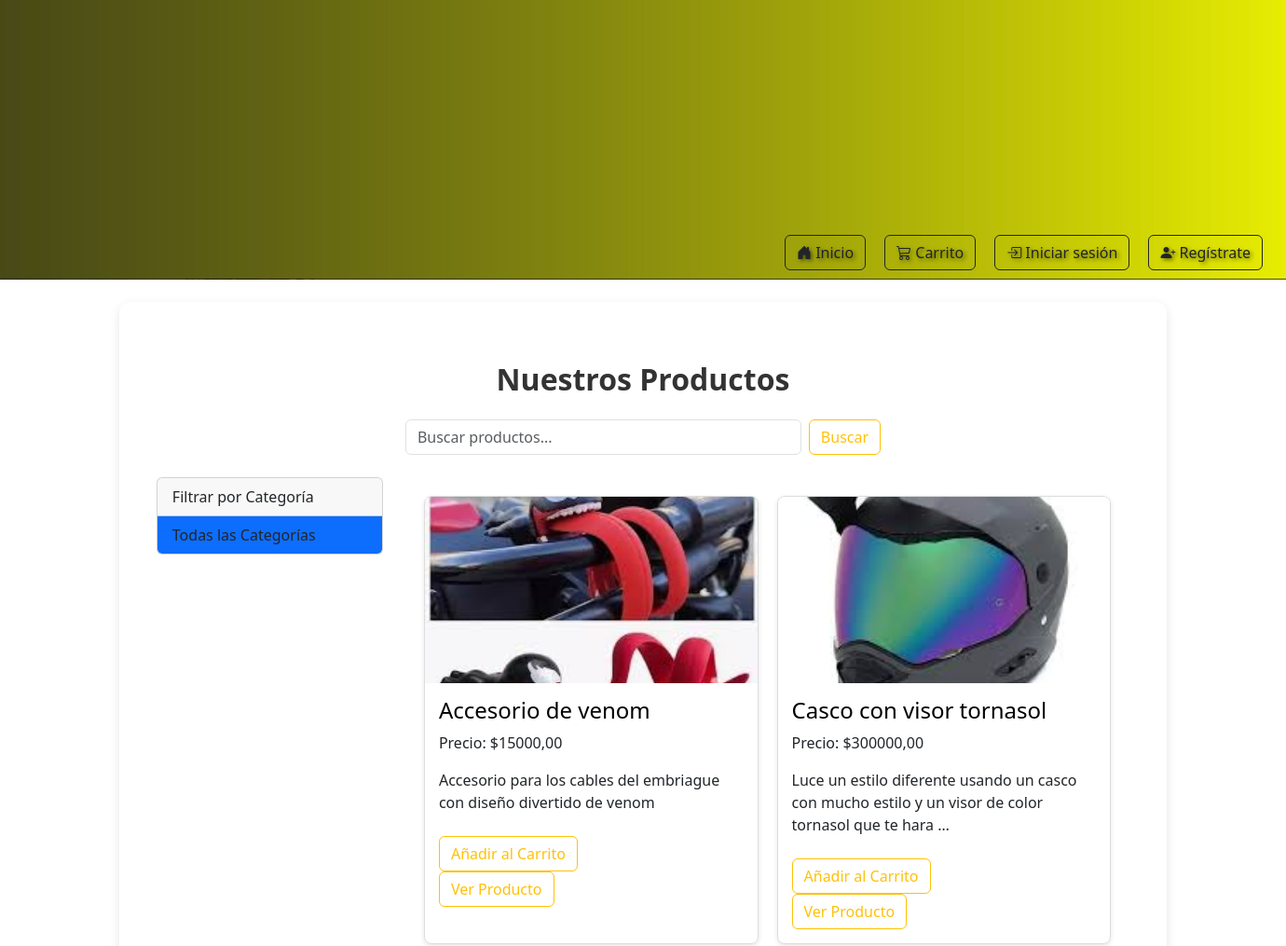
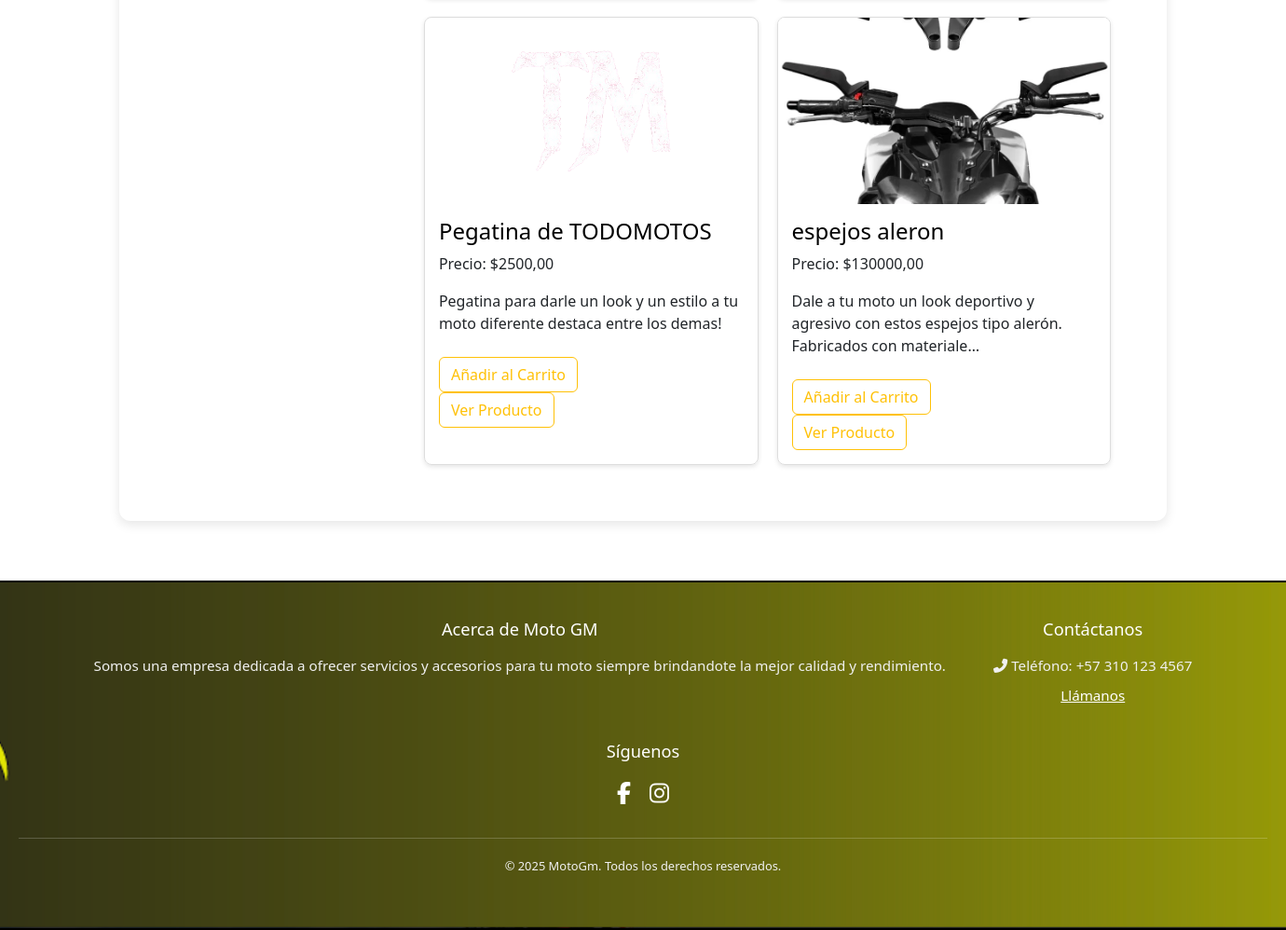
Before: /productos/ with the older database file (2 pictures, top to bottom).
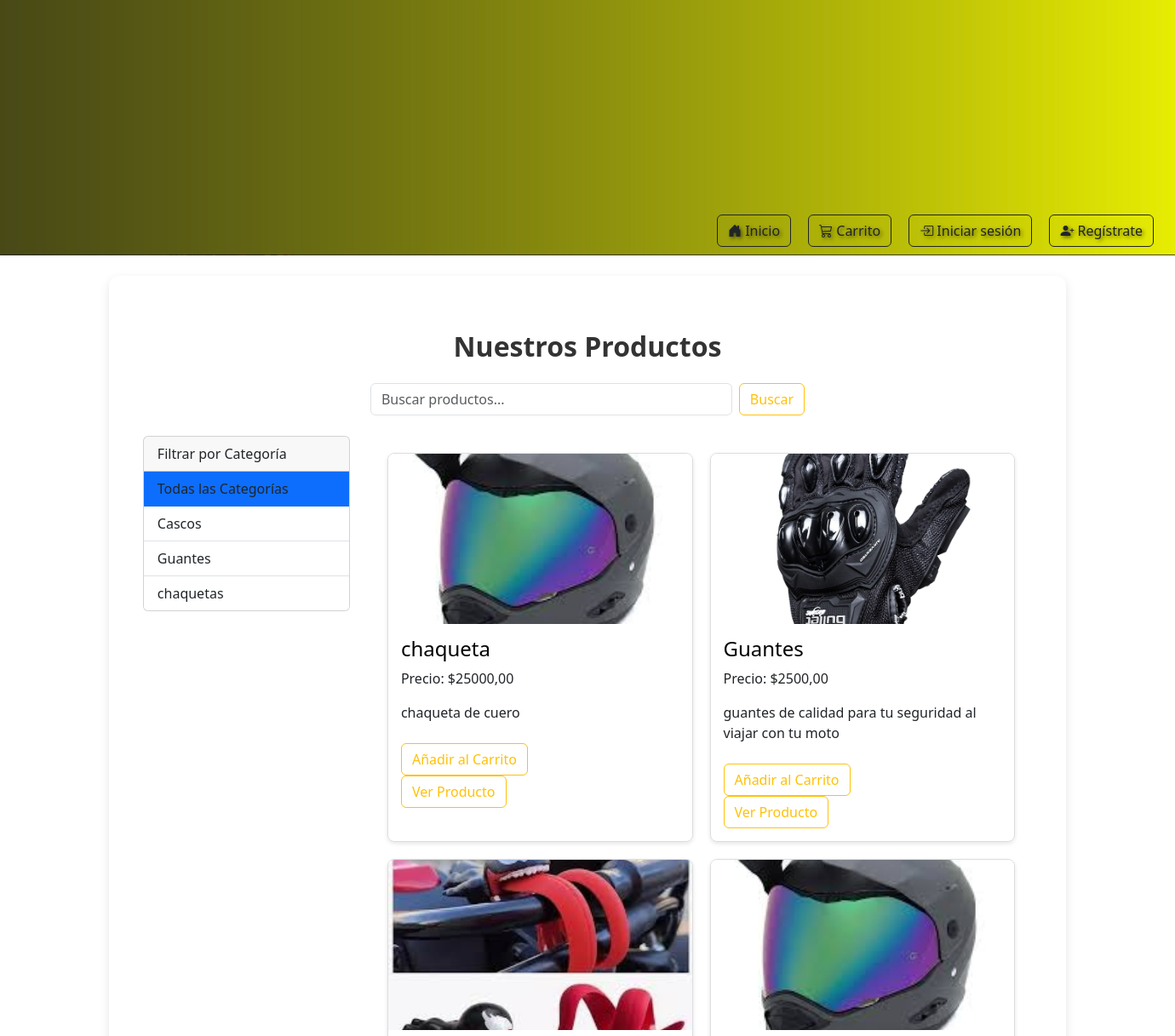
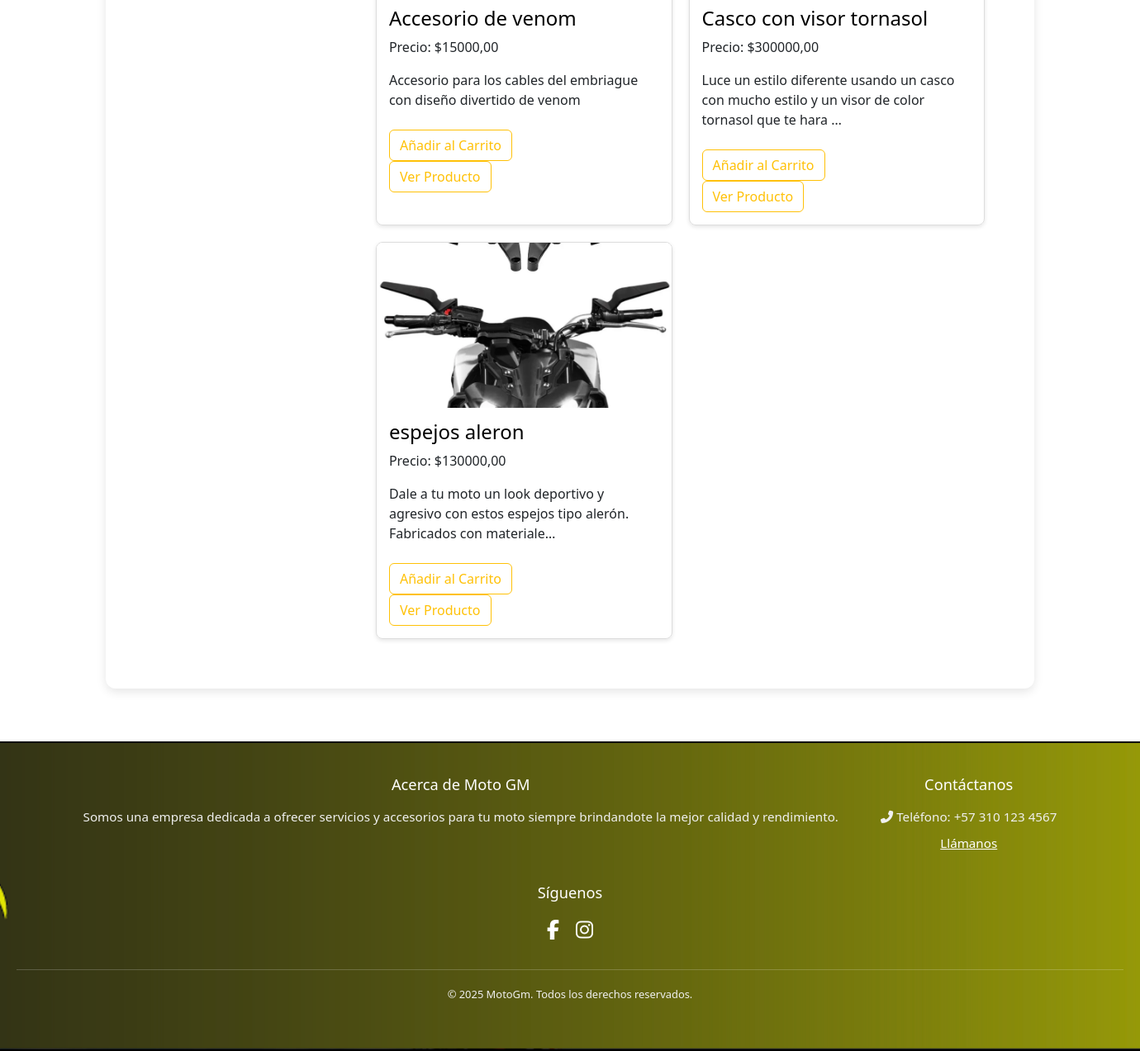
After: the same page with the newer database file (2 pictures, top to bottom).
### productos/models.py (models this page shows, shortened)
class Producto(models.Model):
    nombre = models.CharField(max_length=200)
    descripcion = models.TextField()
    precio = models.DecimalField(max_digits=10, decimal_places=2)
    imagen = models.ImageField(upload_to='productos/', null=True, blank=True) # Las imágenes se guardarán en media/productos/
    stock = models.IntegerField(default=0)
    disponible = models.BooleanField(default=True)
    fecha_creacion = models.DateTimeField(auto_now_add=True)
    ultima_actualizacion = models.DateTimeField(auto_now=True)
    categoria = models.ForeignKey(Categoria, on_delete=models.SET_NULL, null=True, blank=True, related_name='productos')
    class Meta:
        ordering = ['nombre'] # Ordena los productos por nombre por defecto

### dashboard_admin/models.py (models this page shows, shortened)
class Categoria(models.Model):
    nombre = models.CharField(max_length=100, unique=True, verbose_name="Nombre de la Categoría")
    descripcion = models.TextField(blank=True, null=True, verbose_name="Descripción")
    fecha_creacion = models.DateTimeField(auto_now_add=True, verbose_name="Fecha de Creación")
    fecha_actualizacion = models.DateTimeField(auto_now=True, verbose_name="Fecha de Última Actualización")
    class Meta:
        verbose_name = "Categoría"
        verbose_name_plural = "Categorías"
        ordering = ['nombre'] # Ordenar categorías por nombre por defecto

### productos/views.py (the view)
# urls.py: path('', views.lista_productos, name='lista_productos'),  # Ruta para listar productos
def lista_productos(request, category_id=None):
    query = request.GET.get('q')
    productos = Producto.objects.filter(disponible=True)
    if category_id:
        productos = productos.filter(categoria__id=category_id)
    if query:
        productos = productos.filter(
            Q(nombre__icontains=query) | Q(descripcion__icontains=query)
        ).distinct() # Usamos distinct para evitar duplicados si un producto coincide en ambos campos
    productos = productos.order_by('-fecha_creacion')
    categorias = Categoria.objects.all().order_by('nombre')
    context = {
        'productos': productos,
        'categorias': categorias, # Pasamos todas las categorías al contexto
        'selected_category_id': category_id, # Pasamos el ID de la categoría seleccionada (si hay una)
        'query': query # Pasamos el término de búsqueda al contexto para mostrarlo en la barra
    }
    return render(request, 'productos/lista_productos.html', context)

### productos/context_processors.py (called while the page is built)
def cart_item_count(request):
    cart_count = 0
    if request.user.is_authenticated:
        cart_count = CarritoItem.objects.filter(usuario=request.user).count() # o .aggregate(Sum('cantidad'))['cantidad__sum'] si quieres sumar las cantidades
    return {'cart_count': cart_count}

### productos/templates/productos/lista_productos.html (shortened to what this page needs)
{% extends 'core/base.html' %}
{% load static %}
{% block content %}
<div class="main-content">
    <div class="container my-4">
        <h1 class="text-center my-4">Nuestros Productos</h1>
        <div class="row justify-content-center mb-4">
            <div class="col-md-6">
                <form action="{% url 'productos:lista_productos' %}" method="get" class="d-flex">
                    <input type="text" name="q" class="form-control me-2" placeholder="Buscar productos..." value="{{ query|default:'' }}">
                    <button type="submit" class="btn btn-outline-warning">Buscar</button>
                </form>
            </div>
        </div>
        <div class="row">
            <div class="col-md-3">
                <div class="card">
                    <div class="card-header">
                        Filtrar por Categoría
                    </div>
                    <ul class="list-group list-group-flush">
                        <li class="list-group-item {% if not selected_category_id %}active{% endif %}">
                            <a href="{% url 'productos:lista_productos' %}" class="text-decoration-none text-dark">Todas las Categorías</a>
                        </li>
                        {% for categoria in categorias %}
                            <li class="list-group-item {% if selected_category_id == categoria.id %}active{% endif %}">
                                <a href="{% url 'productos:lista_productos_by_category' category_id=categoria.id %}" class="text-decoration-none text-dark">
                                    {{ categoria.nombre }}
                                </a>
                            </li>
                        {% endfor %}
                    </ul>
                </div>
            </div>
            <div class="col-md-9">
                {% if productos %}
                    <div class="product-grid">
                        {% for producto in productos %}
                            <div class="product-card">
                                {% if producto.imagen %}
                                    <img src="{{ producto.imagen.url }}" alt="{{ producto.nombre }}">
                                {% else %}
                                    <img src="https://via.placeholder.com/300x200?text=Sin+Imagen" alt="Producto sin imagen">
                                {% endif %}
                                <div class="product-info">
                                    <h4><a href="{% url 'productos:detalle_producto' producto.pk %}">{{ producto.nombre }}</a></h4>
                                    <p>Precio: ${{ producto.precio }}</p>
                                    <p>{{ producto.descripcion|truncatechars:100 }}</p>
                                    <form class="add-to-cart-form" data-product-id="{{ producto.pk }}" action="{% url 'productos:add_to_cart' producto.pk %}" method="post">
                                        <button type="submit" class="btn btn-outline-warning mt-2">Añadir al Carrito</button>
                                    </form>
                                    <a href="{% url 'productos:detalle_producto' producto.pk %}" class="btn btn-outline-warning">Ver Producto</a>
                                </div>
                            </div>
                        {% endfor %}
                    </div>
                {% else %}
                    <div class="alert alert-info" role="alert">
                        No se encontraron productos.
                    </div>
                {% endif %}
            </div>
        </div>
    </div>
</div>
{% endblock content %}

### core/templates/core/base.html (shortened to what this page needs)
{% load static %}
<!DOCTYPE html>
<html lang="es">
<head>
    <link rel="stylesheet" href="https://cdnjs.cloudflare.com/ajax/libs/font-awesome/6.5.2/css/all.min.css" xintegrity="sha512-SnH5WK+bZxgPHs44uWIX+LLJAJ9/2PkPKZ5QiAj6Ta86w+fsb2TkcmfRyVX3pBnMFcV7oQPJkl9QevSCWr3W6A==" />
    <link href="https://cdn.jsdelivr.net/npm/bootstrap@5.3.7/dist/css/bootstrap.min.css" rel="stylesheet" xintegrity="sha384-LN+7fdVzj6u52u30Kp6M/trliBMCMKTyK833zpbD+pXdCLuTusPj697FH4R/5mcr">
    <link rel="stylesheet" href="{% static 'core/stylecore.css' %}">
    <link rel="stylesheet" href="https://cdn.jsdelivr.net/npm/bootstrap-icons@1.13.1/font/bootstrap-icons.min.css">
</head>
<body>
    <div class="container1">
        <div class="top-banner">
            <div class="banner-content">
            </div>
        </div>
        <div class="banner-buttons">
            <a href="{% url 'landing_page' %}" class="btn btn-outline-dark">
                <i class="bi bi-house-door-fill"></i> Inicio
            </a>
            <a href="{% url 'productos:view_cart' %}" class="btn btn-outline-dark position-relative">
                <i class="bi bi-cart3"></i> Carrito
            </a>
            {% if user.is_authenticated %}
                <div class="dropdown">
                    <a class="btn btn-outline-dark dropdown-toggle" href="#" role="button" id="userDropdown" data-bs-toggle="dropdown" aria-expanded="false">
                        <i class="bi bi-person-fill"></i> {{ user.username }}
                    </a>
                    <ul class="dropdown-menu dropdown-menu-end" aria-labelledby="userDropdown">
                        <li>
                            <a class="dropdown-item" href="{% url 'productos:mis_pedidos' %}">
                                <i class="bi bi-box-seam-fill me-2"></i> Mis Pedidos
                            </a>
                        </li>
                        <li>
                            <a class="dropdown-item" href="{% url 'productos:mi_cuenta' %}">
                                <i class="bi bi-person-circle me-2"></i> Mi Cuenta
                            </a>
                        </li>
                        <li>
                            <a class="dropdown-item" href="{% url 'dashboard_admin:dashboard_home' %}">
                                <i class="bi bi-speedometer2 me-2"></i> Dashboard
                            </a>
                        </li>
                        <li><hr class="dropdown-divider"></li>
                        <li>
                            <a class="dropdown-item" href="{% url 'logout' %}">
                                <i class="bi bi-box-arrow-right me-2"></i> Cerrar Sesión
                            </a>
                        </li>
                    </ul>
                </div>
            {% else %}
                <a href="{% url 'login' %}" class="btn btn-outline-dark">
                    <i class="bi bi-box-arrow-in-right"></i> Iniciar sesión
                </a>
                <a href="{% url 'register' %}" class="btn btn-outline-dark">
                    <i class="bi bi-person-plus-fill"></i> Regístrate
                </a>
            {% endif %}
        </div>
    </div>
    <div class="main-content">
        {% block content %}
        {% endblock content %}
    </div>
    <footer class="main-footer">
        <div class="footer-content">
            <div class="footer-description">
                <h3>Acerca de Moto GM</h3>
                <p>Somos una empresa dedicada a ofrecer servicios y accesorios para tu moto siempre brindandote la mejor calidad y rendimiento.</p>
            </div>
            <div class="footer-contact">
                <h3>Contáctanos</h3>
                <p><i class="fas fa-phone-alt"></i> Teléfono: +57 310 123 4567</p>
                <p><a href="tel:+573101234567" class="phone-link">Llámanos</a></p>
            </div>
            <div class="footer-social">
                <h3>Síguenos</h3>
                <div class="social-icons">
                    <a href="https://facebook.com/tu_emprendimiento" target="_blank" aria-label="Facebook"><i class="fab fa-facebook-f"></i></a>
                    <a href="https://instagram.com/tu_emprendimiento" target="_blank" aria-label="Instagram"><i class="fab fa-instagram"></i></a>
                </div>
            </div>
        </div>
        <div class="footer-bottom">
            <p>&copy; 2025 MotoGm. Todos los derechos reservados.</p>
        </div>
    </footer>
</body>
</html>

### core/static/core/stylecore.css (style rules this page uses)
.main-content { display: flex; flex-direction: column; justify-content: center; align-items: center; min-height: calc(100vh - 300px - 200px); padding: 20px; }
.top-banner { padding: 10px 20px; color: white; }
.banner-content { display: flex; justify-content: space-between; align-items: center; }
.container1 { background-image: url('/static/core/img/colorbanner.png'); background-size: cover; background-position: center; background-repeat: no-repeat; height: 300px; display: flex; flex-direction: column; justify-content: center; align-items: center; color: white; text-shadow: 2px 2px 4px rgba(0, 0, 0, 0.5); padding: 20px; }
.container1 .btn { margin: 10px 5px; }
.banner-buttons { position: absolute; bottom: 0px; right: 20px; display: flex; gap: 10px; }
.container1 { position: relative; }
.main-content { padding-top: 0px; padding-bottom: 20px; }
.product-grid { display: grid; grid-template-columns: repeat(auto-fit, minmax(250px, 1fr)); gap: 20px; padding: 20px; }
.product-card { border: 1px solid #ddd; border-radius: 8px; overflow: hidden; box-shadow: 0 2px 5px rgba(0,0,0,0.1); transition: transform 0.2s; }
.product-card img { width: 100%; height: 200px; object-fit: cover; }
.product-info { padding: 15px; }
.product-info h4 a { color: #000 ; text-decoration: none; }
.main-footer { background-image: url('/static/core/img/colorbanner.png'); background-color: #000; border-top: 2px solid #000; border-bottom: 2px solid #000; padding: 40px 20px; font-size: 0.95em; color: white; position: relative; background-size: cover; background-repeat: no-repeat; background-position: left; }
.main-footer::before { content: ""; position: absolute; top: 0; left: 0; width: 100%; height: 100%; background: rgba(0, 0, 0, 0.1); z-index: 0; }
.main-footer > * { position: relative; z-index: 1; }
.footer-content { display: flex; flex-wrap: wrap; justify-content: space-around; max-width: 1200px; margin: 0 auto; gap: 30px; text-align: left; }
.main-footer h3 { color: white; margin-bottom: 15px; font-size: 1.2em; text-align: center; }
.footer-description p, .footer-contact p { color: #f0f0f0; margin-bottom: 8px; line-height: 1.6; text-align: center; }
.footer-contact .phone-link { color: white; text-decoration: underline; transition: color 0.3s ease; }
.social-icons { display: flex; justify-content: center; margin-top: 15px; }
.social-icons a { color: white; font-size: 24px; margin: 0 10px; transition: color 0.3s ease; }
.footer-bottom { text-align: center; margin-top: 30px; padding-top: 20px; border-top: 1px solid rgba(255, 255, 255, 0.2); font-size: 0.85em; color: #f0f0f0; }
.container { background-color: #fff; padding: 40px; border-radius: 12px; box-shadow: 0 4px 12px rgba(0,0,0,0.1); max-width: 1200px; margin: auto; }
.container h1 { font-size: 2em; font-weight: bold; color: #333; }

Changed rows visible on the page:
removed Producto: imagen (picture), nombre "Pegatina de TODOMOTOS", precio "2500,00", descripcion "Pegatina para darle un look y un estilo a tu moto diferente destaca entre los demas!"
added Categoria: nombre "Cascos"
added Categoria: nombre "Guantes"
added Categoria: nombre "chaquetas"
added Producto: imagen (picture), nombre "chaqueta", precio "25000,00", descripcion "chaqueta de cuero"
added Producto: imagen (picture), nombre "Guantes", precio "2500,00", descripcion "guantes de calidad para tu seguridad al viajar con tu moto"
